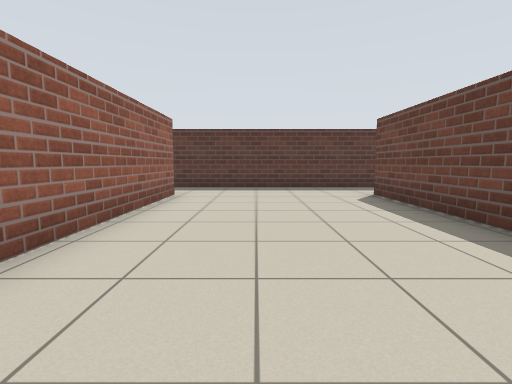
[1] (above)

20 first-person views from a walk through a robot-simulator world made for Stage. The camera is 0.86 m above the floor, tilts 6° down and sees 85° across. Floor lines are 1 m apart. The floor is counted in squares, 1 m on a side. Each view is taken from the middle of a square. On the plan, view 1 faces up. The plan holds only what a view shows up to about 10 squares ahead; the rest is blank. Robots are left out.

[2]
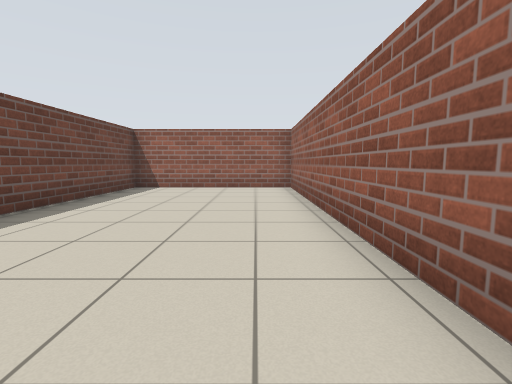

[3]
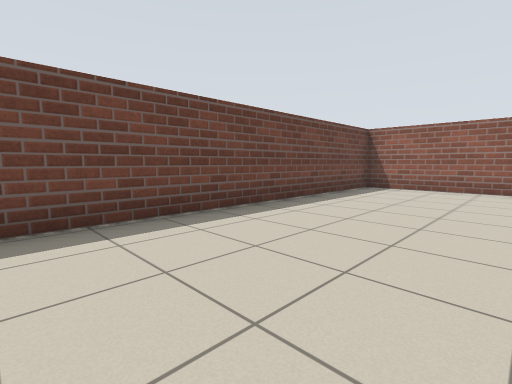

[4]
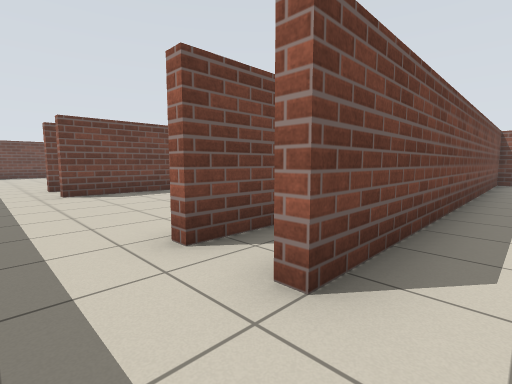

[5]
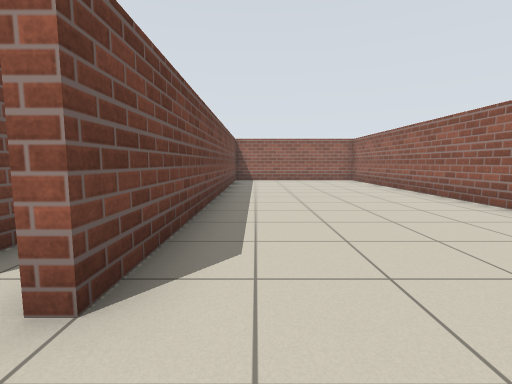

[6]
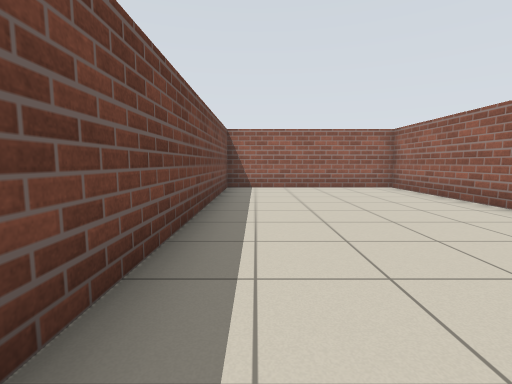

[7]
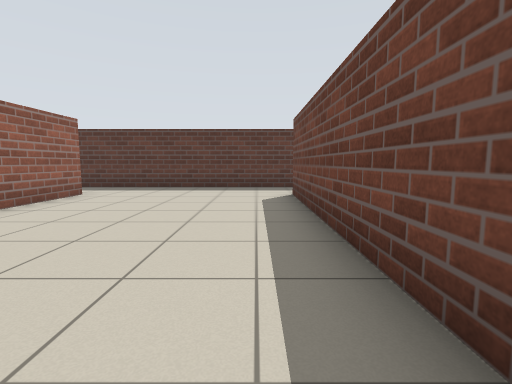

[8]
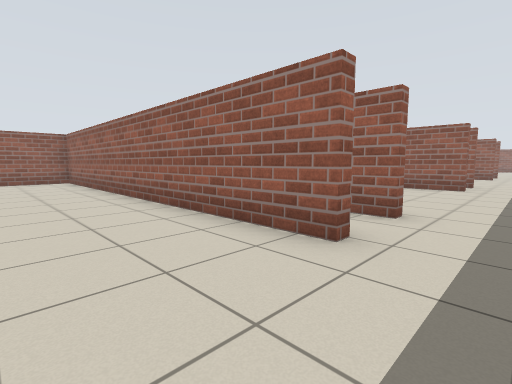

[9]
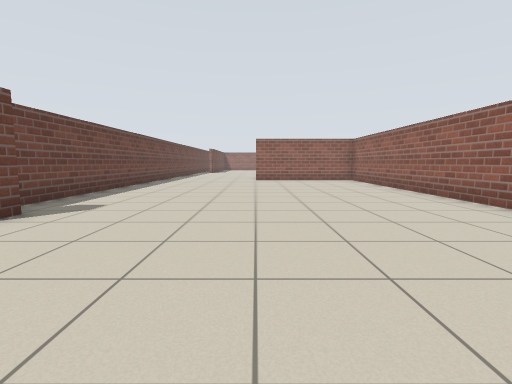

[10]
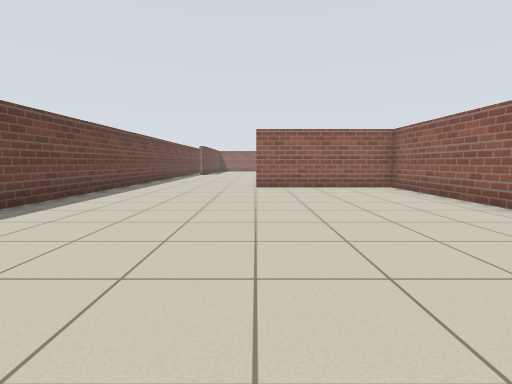

[11]
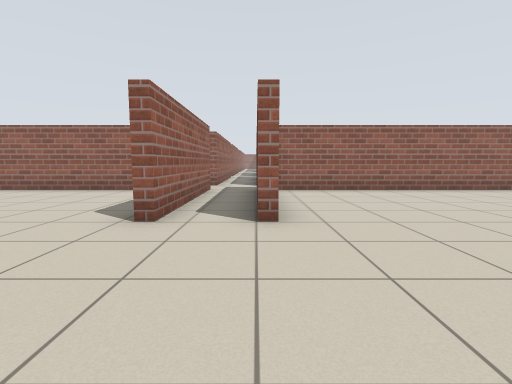

[12]
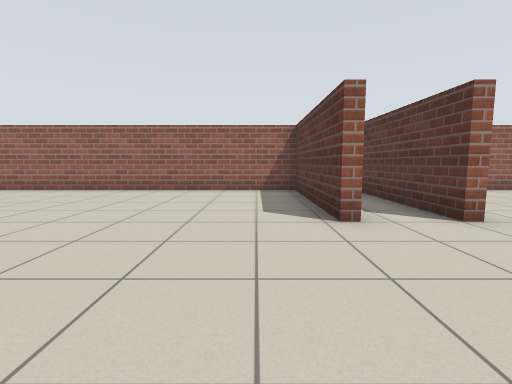

[13]
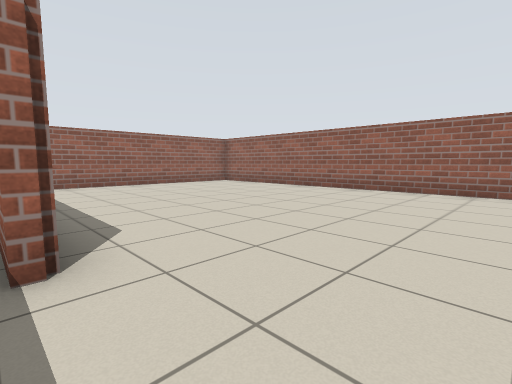

[14]
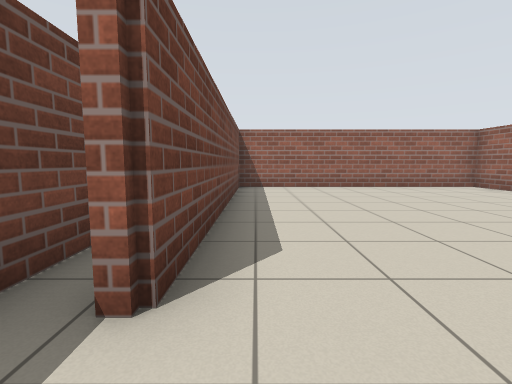

[15]
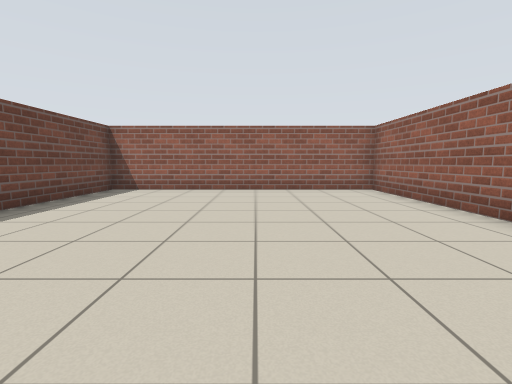

[16]
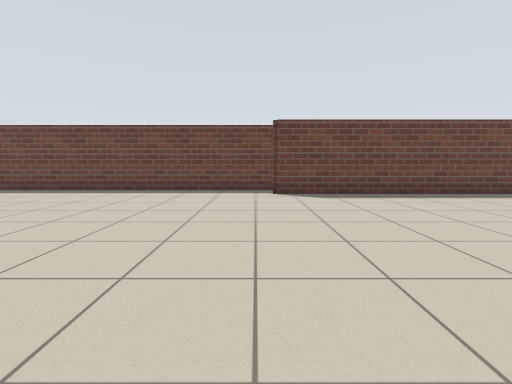

[17]
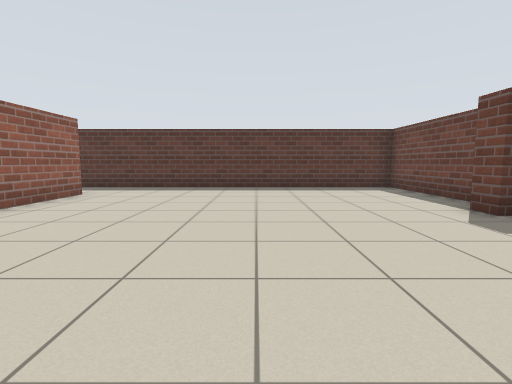

[18]
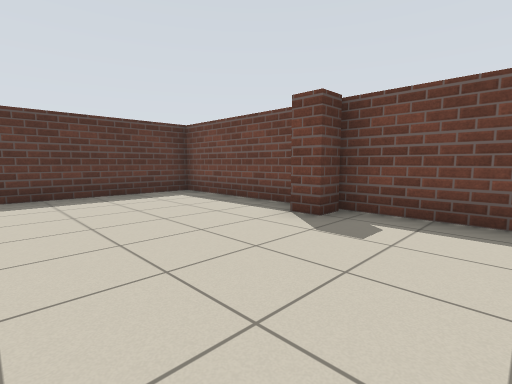

[19]
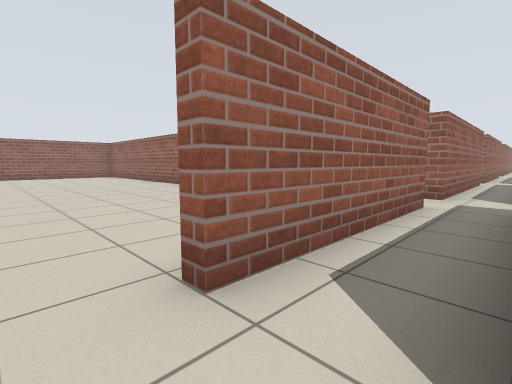

[20]
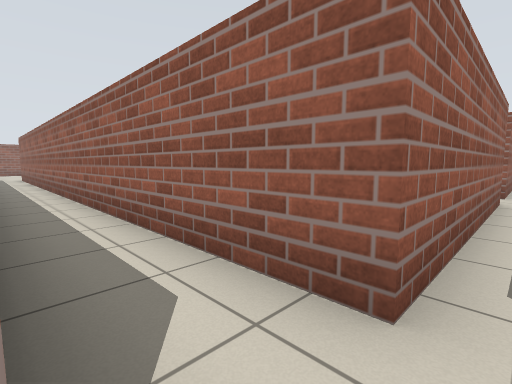

### Floor plan
Ten units are one square. View 1 is at (0, 0); x grows to the right and y downward. Boxes are objects, and circles mark ways between rooms. Rooms are numbered by the first view taken in them; rooms with no view inside come last. Other rooms are left out.
<svg viewBox="-105 -102 257 336">
<path fill="none" stroke="#000" d="M-22 -75 -22 47 32 47 32 -76M35 -97 -14 -97M-97 -76 -97 47 -40 47 -40 -75 -36 -75M-34 -97 -96 -97M100 65 100 68 53 68 53 229 136 229 136 145 139 145M147 159 147 -97 55 -97M145 -44 139 -44 139 -51M53 -75 53 47 100 47M49 65 100 65M49 -75 53 -75M35 -76 35 -68M100 50 60 50M55 -97 35 -97"/>
<circle cx="30" cy="-85" r="3" fill="#2a7"/>
<circle cx="50" cy="-85" r="3" fill="#2a7"/>
<circle cx="90" cy="60" r="3" fill="#2a7"/>
<text x="10" y="-30">1</text>
<text x="-70" y="-30">2</text>
<text x="100" y="60">3</text>
<text x="40" y="0">4</text>
</svg>
Room 1 opens to room 4. Room 3 opens to room 4.

Where each view was taken, in squares from view 1:
view 1: 0 up, 0 right, facing up
view 2: 5 up, 1 left, facing down
view 3: 5 up, 1 left, facing down-right
view 4: 9 up, 5 left, facing down-right
view 5: 9 up, 5 left, facing down
view 6: 5 up, 5 left, facing down
view 7: 0 up, 5 left, facing up
view 8: 9 up, 8 right, facing down-left
view 9: 9 up, 10 right, facing down
view 10: 5 up, 10 right, facing down
view 11: 5 down, 14 right, facing left
view 12: 8 down, 14 right, facing left
view 13: 12 down, 14 right, facing down-left
view 14: 13 down, 13 right, facing down
view 15: 14 down, 9 right, facing down
view 16: 14 down, 6 right, facing right
view 17: 0 up, 10 right, facing up
view 18: 2 up, 10 right, facing up-right
view 19: 5 down, 11 right, facing down-left
view 20: 6 down, 5 right, facing down-left
